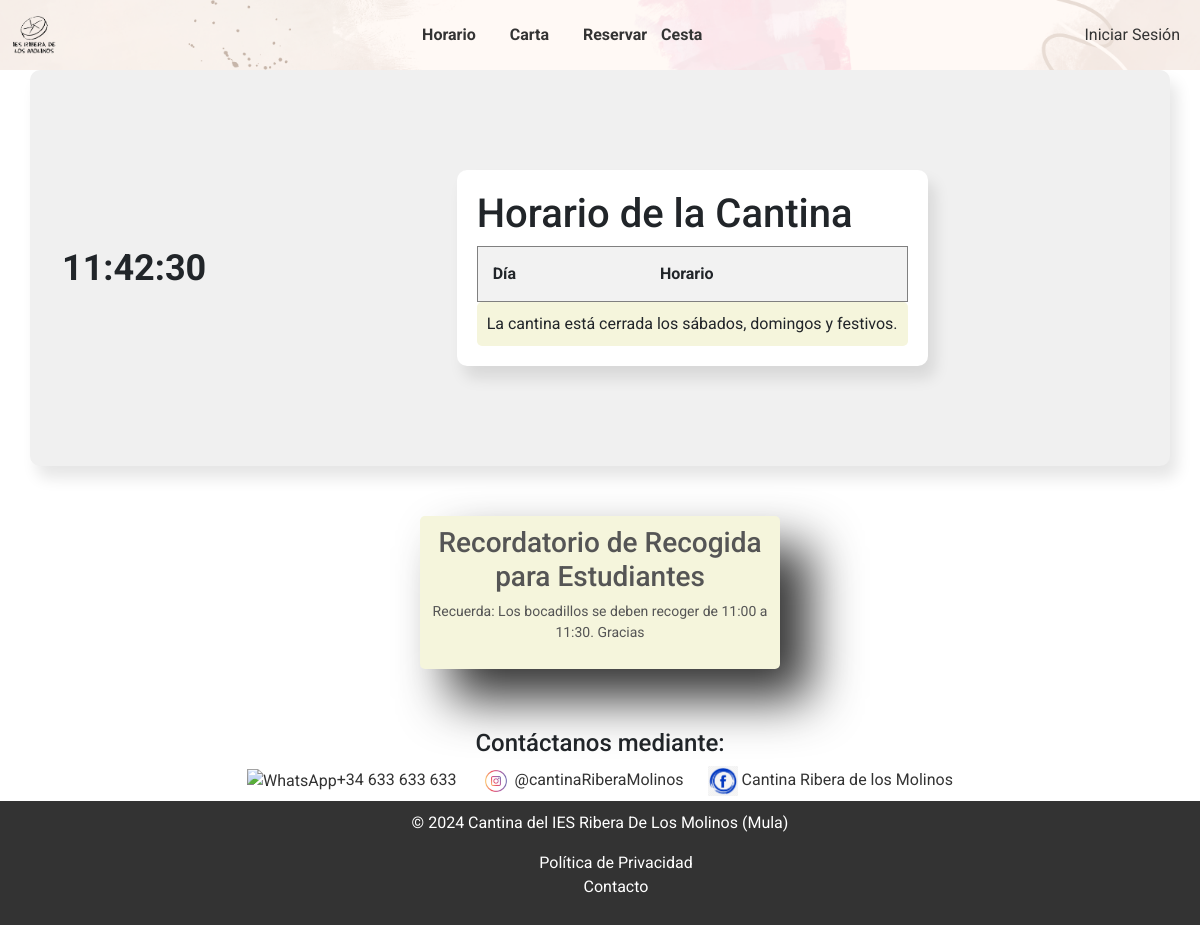
The page /TFG/horario.php on the database as committed earlier.
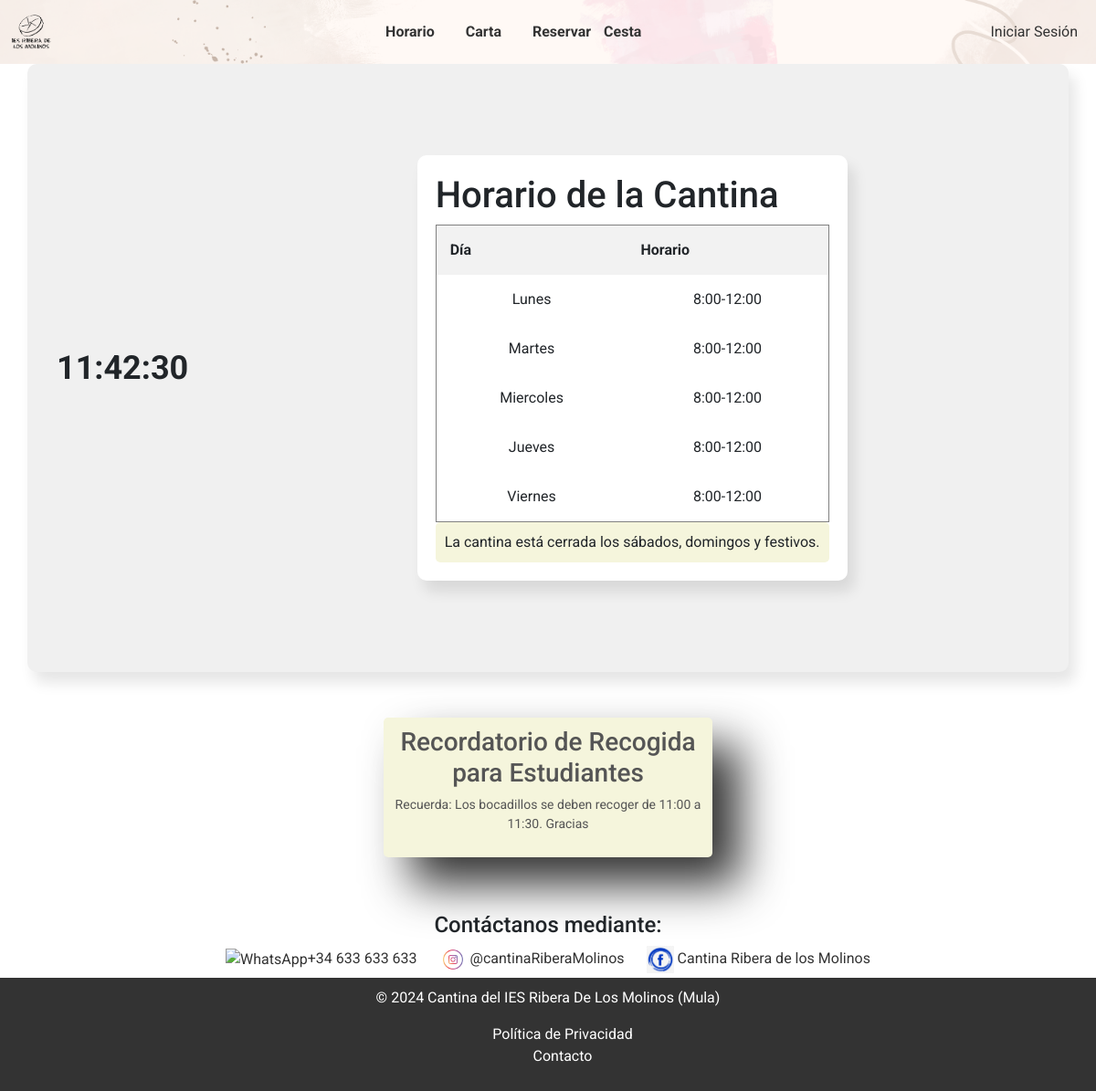
The same page on the database as committed later.
### tables this page shows
CREATE TABLE `horario` (
  `idHorario` int(11) NOT NULL,
  `dia` varchar(100) NOT NULL,
  `horario` varchar(100) NOT NULL
);

### TFG/db/bd.inc.php (called while the page is built, shortened)
<?php
function conectar() {
    try {
        $host = "localhost";
        $basedatos = "tfg";
        $usuario = "root";
        $password = "";
        return new PDO("mysql:host=$host;dbname=$basedatos", $usuario, $password);
    } catch (PDOException $e) {
        echo $e->getMessage();
    }
}
function mostrarHorario(){
    $conexion = conectar();
    $sql = $conexion->prepare("SELECT dia, horario FROM horario");
    $sql->execute();
    $horarios = $sql->fetchAll(PDO::FETCH_ASSOC);
    return $horarios;
}

### TFG/horario.php (the view, shortened to what this page needs)
<!DOCTYPE html>
<html lang="es">
<head>
    <link rel="stylesheet" href="./CSS/horario.css">
    <link href="https://cdn.jsdelivr.net/npm/bootstrap@5.0.0/dist/css/bootstrap.min.css" rel="stylesheet">
</head>
<body>
    <?php
    include ("./includes/header.php");
    include './db/bd.inc.php';
    ?>
    <div class="container">
        <div class="clock" id="clock"></div>
        <div class="calendar">
            <h1>Horario de la Cantina</h1>
            <?php
            $horarios = mostrarHorario();
            echo "<table border='1'>";
            echo "<tr><th>Día</th><th>Horario</th></tr>";
            foreach ($horarios as $horario) {
                echo "<tr>";
                echo "<td>" . htmlspecialchars($horario['dia']) . "</td>";
                echo "<td>" . htmlspecialchars($horario['horario']) . "</td>";
                echo "</tr>";
            }
            echo "</table>";
            ?>
            <div class="festivos">
                La cantina está cerrada los sábados, domingos y festivos.
            </div>
        </div>
    </div>
    <div class="reminder">
        <h3>Recordatorio de Recogida para Estudiantes</h3>
        <p>Recuerda: Los bocadillos se deben recoger de 11:00 a 11:30. Gracias</p>
    </div>
    <?php include ("./includes/footer.php")?>
</body>
</html>

Rows that differ between the two databases and show on the page:
added horario: dia "Lunes", horario "8:00-12:00"
added horario: dia "Martes", horario "8:00-12:00"
added horario: dia "Miercoles", horario "8:00-12:00"
added horario: dia "Jueves", horario "8:00-12:00"
added horario: dia "Viernes", horario "8:00-12:00"
